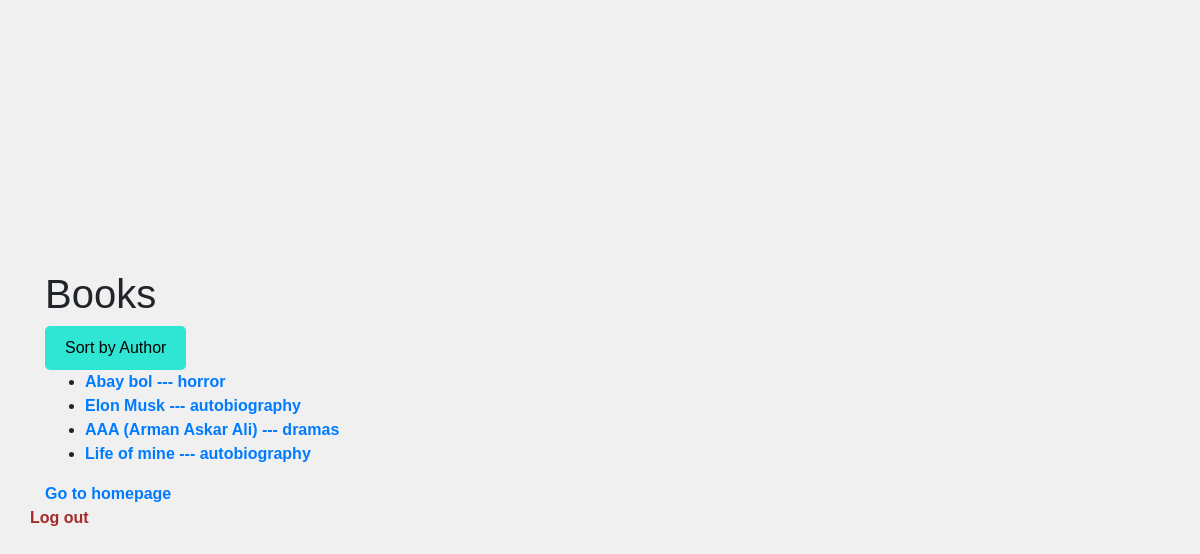
Page /books/ (signed in) on the committed database.
### main/models.py (models this page shows, shortened)
class Book(models.Model):
  title = models.CharField(max_length=100)
  category = models.ForeignKey(Category, on_delete=models.CASCADE)
  author = models.ForeignKey(Author, on_delete=models.CASCADE)
  publication_date = models.DateField()
  objects = BookQuerySet().as_manager()

class Category(models.Model):
  name = models.CharField(max_length=100)
  objects = CategoryManager()
  class Meta:
    verbose_name_plural = 'categories'
  def __str__(self):
    return self.name

### main/views.py (the view, shortened to what this page needs)
# urls.py: path('books/', books, name='books'),
@decorators.login_required(login_url='login')
def books(request):
  if request.method == 'GET':
    sort_by = request.GET.get('sort_by')
    books = Book.objects
    if sort_by == 'author':
      books = books.order_by_author()
    else:
      books = books.all()
    return render(request, 'books.html', {'books': books})

### main/templates/books.html (shortened to what this page needs)
{% extends 'base.html' %} {% load custom_filter %} {% block content %}
<h1>Books</h1>
<form action="{% url 'books' %}" method="get">
  <button
    type="submit"
    name="sort_by"
    value="author"
    style="
      text-decoration: none;
      color: black;
      background-color: #2fe6d4;
      padding: 10px 20px;
      border-radius: 5px;
      margin-right: 10px;
      transition: background-color 0.3s ease;
      border: none;
    "
  >
    Sort by Author
  </button>
</form>
<ul>
  {% for book in books %}
  <li>
    <a href="{% url 'get_book' book.id %}">
      {{ book.title }} --- {{ book.category }}
    </a>
  </li>
  {% endfor %}
</ul>
<a href="{% url 'index' %}">Go to homepage</a>
{% endblock %}

### main/templates/base.html (style rules this page uses)
body { font-family: Arial, sans-serif; background-color: #f0f0f0; margin: 0; padding: 0; display: flex; justify-content: center; align-items: center; height: 100vh; }
a { text-decoration: none; color: #007bff; font-weight: bold; }

### rows in the picture
Book: title "Abay bol", category "horror"
Book: title "Elon Musk", category "autobiography"
Book: title "AAA (Arman Askar Ali)", category "dramas"
Book: title "Life of mine", category "autobiography"
